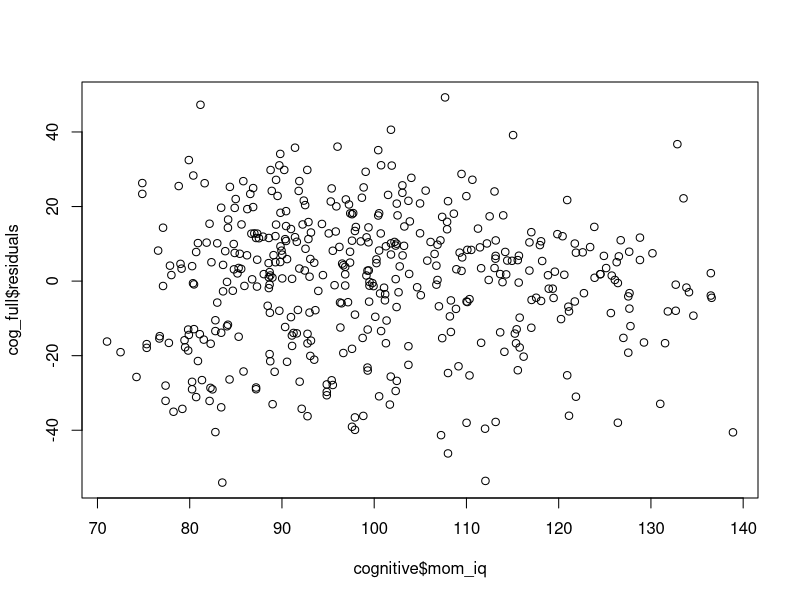
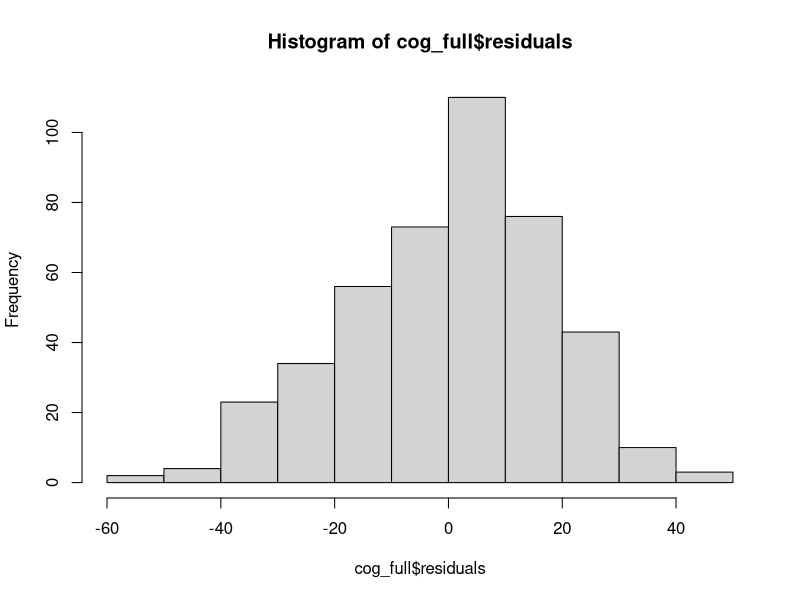
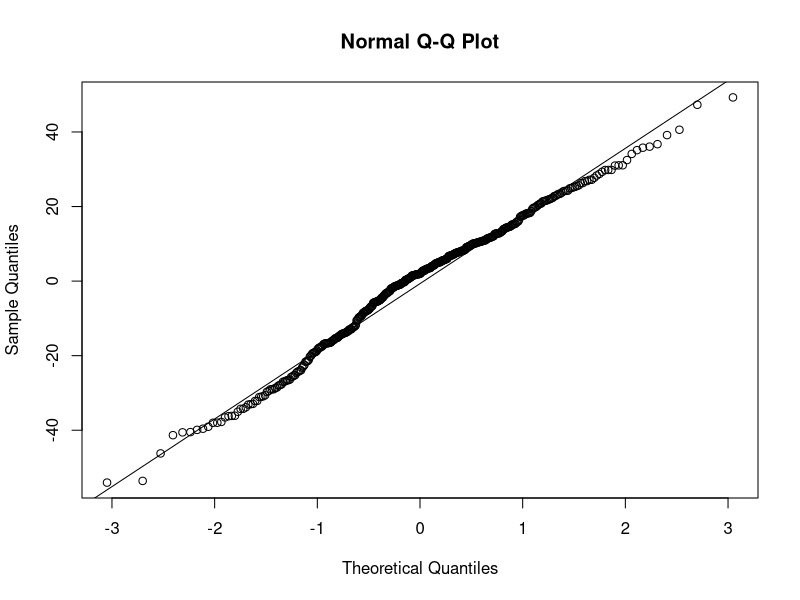
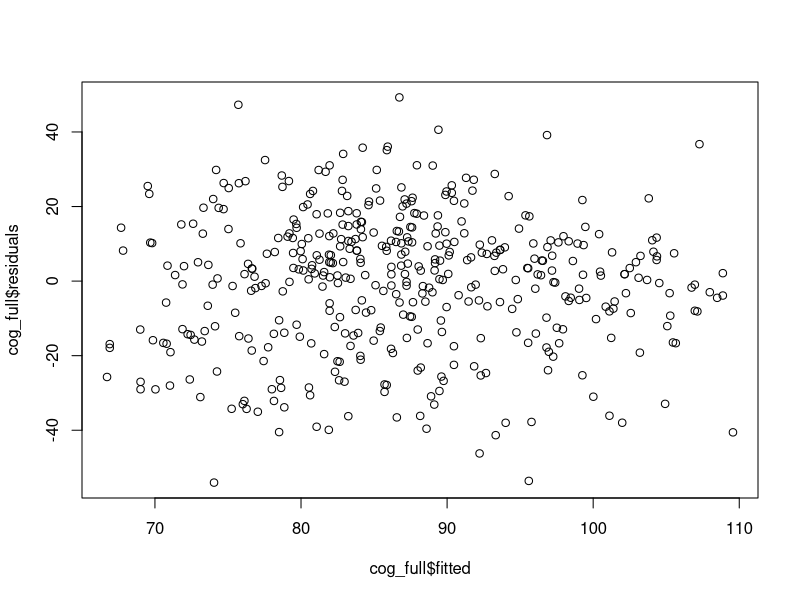
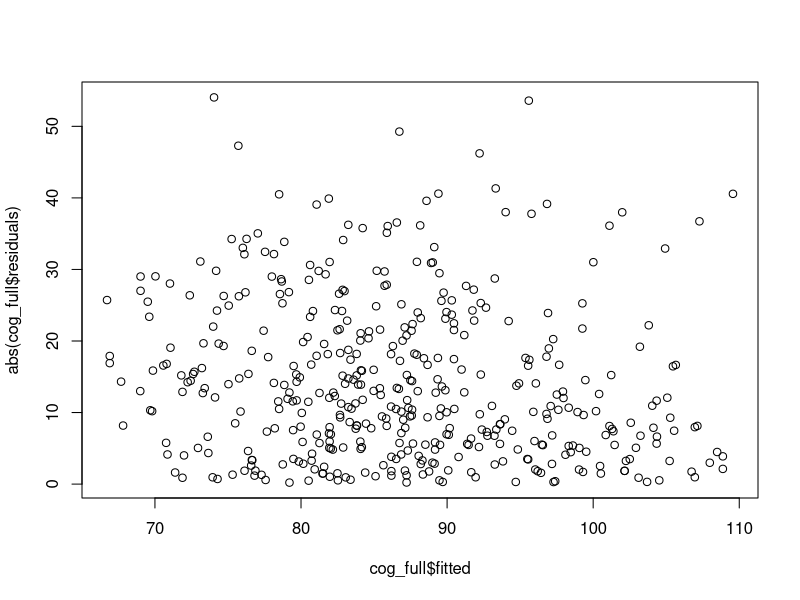
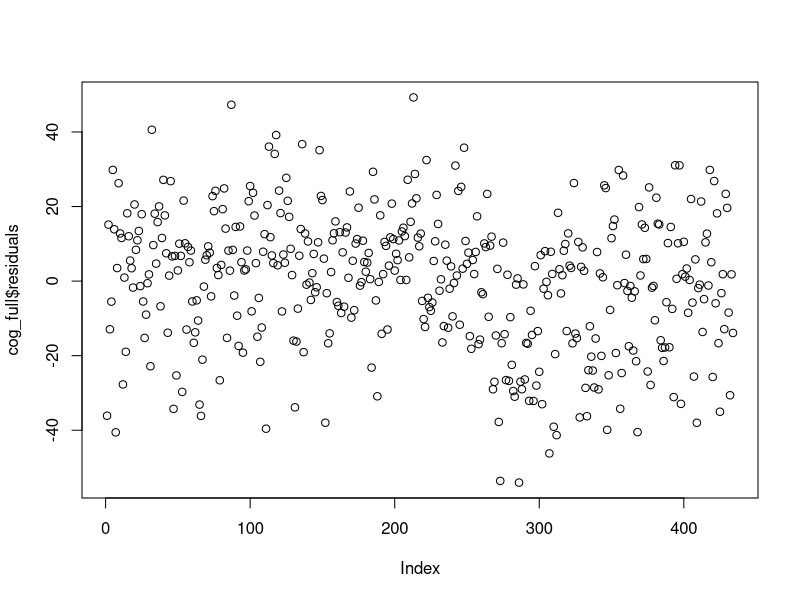

These charts were generated, in order, by the following R code:
## ---- chunk 1
cognitive = read.csv('../data/cognitive.csv')
## ---- chunk 2
cog_full <- lm(kid_score ~ mom_hs + mom_iq + mom_work + mom_age, data = cognitive)
plot(cog_full$residuals ~ cognitive$mom_iq)
## ---- chunk 3
hist(cog_full$residuals)
qqnorm(cog_full$residuals)
qqline(cog_full$residuals)
## ---- chunk 4
plot(cog_full$residuals ~ cog_full$fitted)
plot(abs(cog_full$residuals) ~ cog_full$fitted)
## ---- chunk 5
plot(cog_full$residuals)
